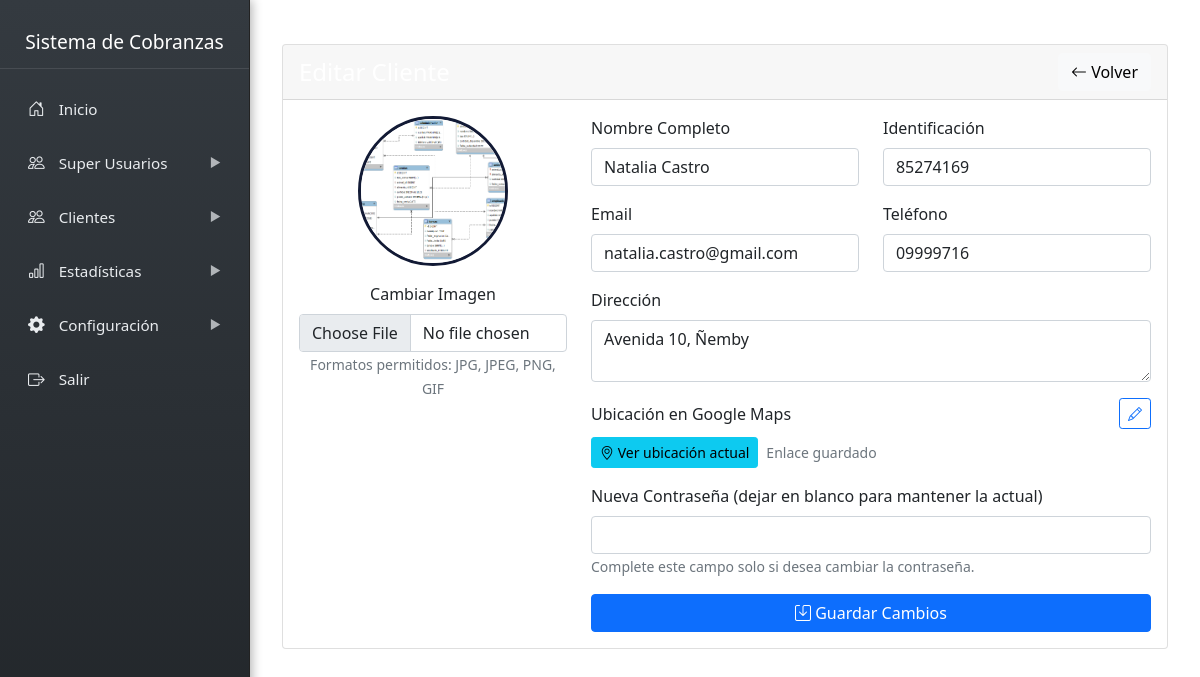
Screenshot of /gestor/sidebar/clientes/editar_cliente.php?id=43 with the database file from the repository.
### tables this page shows
CREATE TABLE `clientes` (
  `id` int NOT NULL,
  `nombre` varchar(200) NOT NULL,
  `identificacion` varchar(20) DEFAULT NULL,
  `direccion` text,
  `ubicacion_link` text,
  `telefono` varchar(20) DEFAULT NULL,
  `email` varchar(100) DEFAULT NULL,
  `created_at` timestamp NULL DEFAULT CURRENT_TIMESTAMP,
  `imagen` varchar(255) NOT NULL DEFAULT 'default.png',
  `password` varchar(255) DEFAULT NULL
);

### gestor/sidebar/clientes/editar_cliente.php (the view, shortened to what this page needs)
<?php include '../../../admin/include/sidebar.php'; ?>
<?php
require_once '../cnx.php';
$cliente_id = $_GET['id'];
$query = "SELECT * FROM clientes WHERE id = ?";
$stmt = $conn->prepare($query);
$stmt->bind_param("i", $cliente_id);
$stmt->execute();
$result = $stmt->get_result();
$cliente = $result->fetch_assoc();
?>
<div class="content-wrapper">
    <div class="container mt-4">
        <div class="row">
            <div class="col-md-12 mb-4">
                <div class="card">
                    <div class="card-header bg-custom text-white d-flex justify-content-between align-items-center">
                        <h4 class="mb-0">Editar Cliente</h4>
                        <a href="cliente_datos.php?id=<?php echo $cliente_id; ?>" class="btn btn-light">
                            <i class="bi bi-arrow-left"></i> Volver
                        </a>
                    </div>
                    <div class="card-body">
                        <form action="" method="POST" enctype="multipart/form-data">
                            <div class="row">
                                <div class="col-md-4 text-center mb-4">
                                    <div class="profile-img-container mb-3">
                                        <?php if(!empty($cliente['imagen']) && $cliente['imagen'] != 'default.png'): ?>
                                            <img src="../../../uploads/profiles/<?php echo $cliente['imagen']; ?>"
                                                 alt="Perfil"
                                                 class="img-fluid rounded-circle profile-image"
                                                 style="width: 150px; height: 150px; object-fit: cover; border: 3px solid #121a35;">
                                        <?php endif; ?>
                                    </div>
                                    <div class="mb-3">
                                        <label for="imagen" class="form-label">Cambiar Imagen</label>
                                        <input type="file" class="form-control" id="imagen" name="imagen">
                                        <small class="form-text text-muted">Formatos permitidos: JPG, JPEG, PNG, GIF</small>
                                    </div>
                                </div>
                                <div class="col-md-8">
                                    <div class="row">
                                        <div class="col-md-6 mb-3">
                                            <label for="nombre" class="form-label">Nombre Completo</label>
                                            <input type="text" class="form-control" id="nombre" name="nombre" value="<?php echo htmlspecialchars($cliente['nombre']); ?>" required>
                                        </div>
                                        <div class="col-md-6 mb-3">
                                            <label for="identificacion" class="form-label">Identificación</label>
                                            <input type="text" class="form-control" id="identificacion" name="identificacion" value="<?php echo htmlspecialchars($cliente['identificacion']); ?>" required>
                                        </div>
                                    </div>
                                    <div class="row">
                                        <div class="col-md-6 mb-3">
                                            <label for="email" class="form-label">Email</label>
                                            <input type="email" class="form-control" id="email" name="email" value="<?php echo htmlspecialchars($cliente['email']); ?>">
                                        </div>
                                        <div class="col-md-6 mb-3">
                                            <label for="telefono" class="form-label">Teléfono</label>
                                            <input type="text" class="form-control" id="telefono" name="telefono" value="<?php echo htmlspecialchars($cliente['telefono']); ?>">
                                        </div>
                                    </div>
                                    <div class="mb-3">
                                        <label for="direccion" class="form-label">Dirección</label>
                                        <textarea class="form-control" id="direccion" name="direccion" rows="2"><?php echo htmlspecialchars($cliente['direccion']); ?></textarea>
                                    </div>
                                    <div class="mb-3">
                                        <label for="ubicacion_link" class="form-label d-flex justify-content-between align-items-center">
                                            Ubicación en Google Maps
                                            <button type="button" class="btn btn-sm btn-outline-primary" id="editUbicacion">
                                                <i class="bi bi-pencil"></i>
                                            </button>
                                        </label>
                                        <?php if(empty($cliente['ubicacion_link'])): ?>
                                            <div id="ubicacion_placeholder" class="alert alert-warning mb-2">
                                                <i class="bi bi-geo-alt"></i> El Usuario aún no cargó su ubicación
                                            </div>
                                            <div id="ubicacion_input_container" style="display: none;">
                                                <input type="url"
                                                    class="form-control"
                                                    id="ubicacion_link"
                                                    name="ubicacion_link"
                                                    placeholder="https://maps.app.goo.gl/...">
                                                <div class="form-text">Pega aquí el enlace compartido de Google Maps de tu ubicación</div>
                                            </div>
                                        <?php else: ?>
                                            <div id="ubicacion_placeholder" class="d-flex align-items-center mb-2">
                                                <a href="<?php echo htmlspecialchars($cliente['ubicacion_link']); ?>" target="_blank" class="btn btn-sm btn-info me-2">
                                                    <i class="bi bi-geo-alt"></i> Ver ubicación actual
                                                </a>
                                                <span class="text-muted small">Enlace guardado</span>
                                            </div>
                                        <?php endif; ?>
                                    </div>
                                    <div class="mb-3">
                                        <label for="password" class="form-label">Nueva Contraseña (dejar en blanco para mantener la actual)</label>
                                        <input type="password" class="form-control" id="password" name="password">
                                        <small class="form-text text-muted">Complete este campo solo si desea cambiar la contraseña.</small>
                                    </div>
                                    <div class="d-grid gap-2">
                                        <button type="submit" name="actualizar_cliente" class="btn btn-primary">
                                            <i class="bi bi-save"></i> Guardar Cambios
                                        </button>
                                    </div>
                                </div>
                            </div>
                        </form>
                    </div>
                </div>
            </div>
        </div>
    </div>
</div>

### admin/include/sidebar.php (style rules this page uses)
.content-wrapper { margin-left: 250px; padding: 20px; transition: background-color 0.3s ease; }

### rows the page displays
clientes: imagen (picture), nombre "Natalia Castro", identificacion "85274169", email "natalia.castro@gmail.com", telefono "09999716", direccion "Avenida 10, Ñemby"
